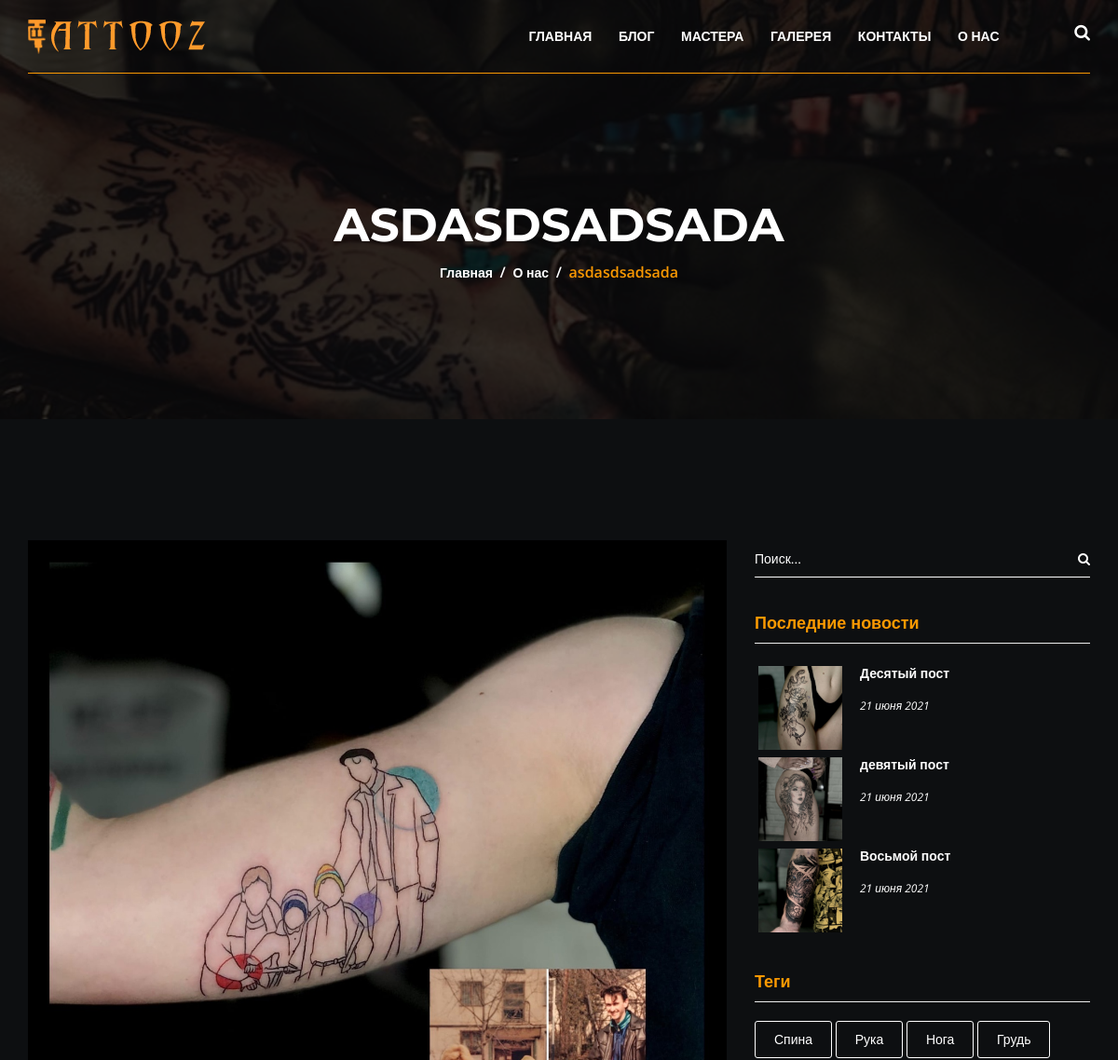
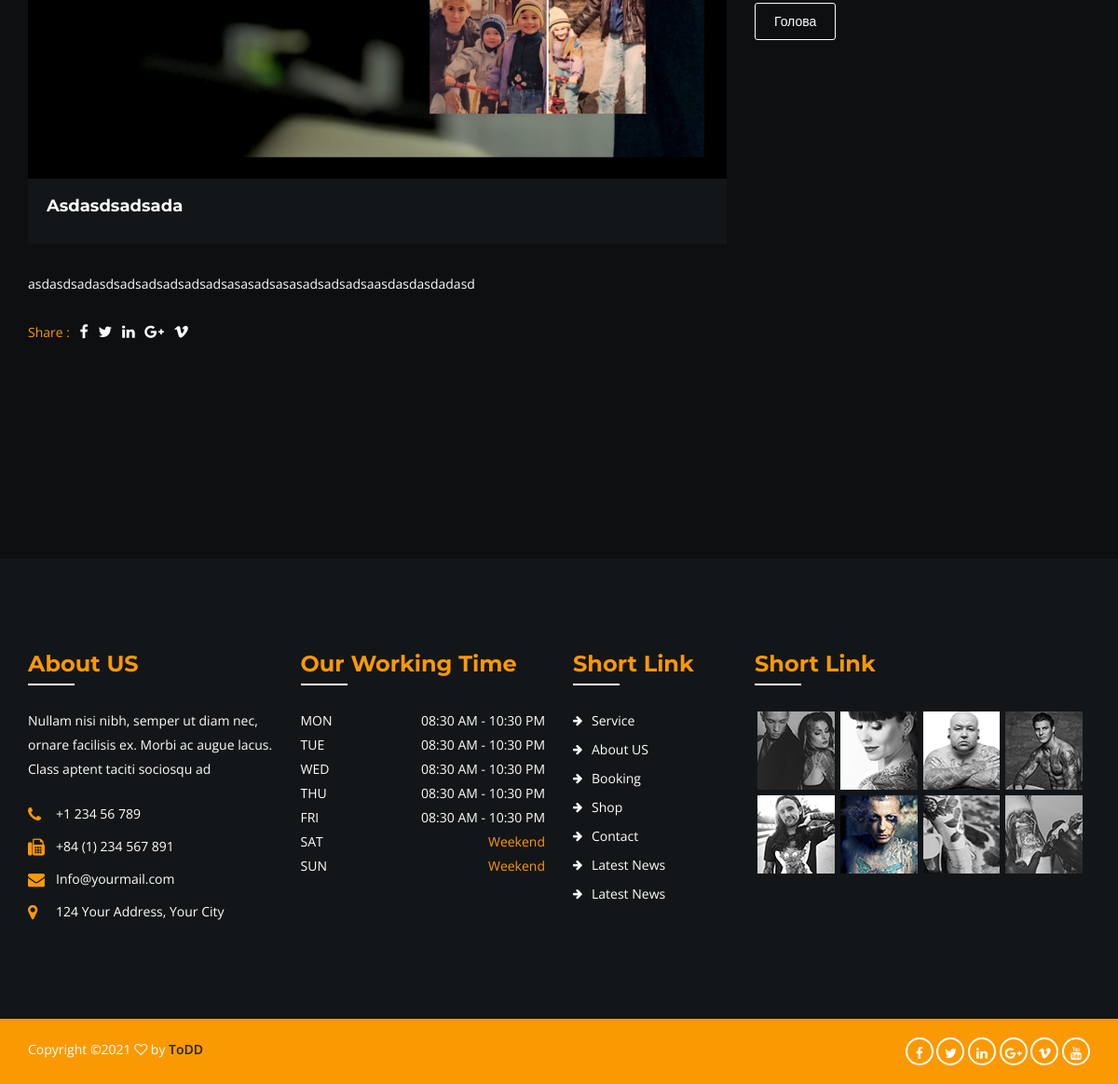
The app's page /article/asdasdsadsada with its own data (2 pictures, top to bottom).
### about/models.py (models this page shows, shortened)
class Article(models.Model):
    title = models.CharField('Название', max_length=250)
    slug = models.SlugField('URL', max_length=255, unique=True)
    content = models.TextField('Контент', max_length=800)
    image = models.ImageField('Изображение', upload_to='about/')
    class Meta:
        verbose_name = "Статья"
        verbose_name_plural = "Статьи"
        ordering = ["-title"]

### blog/models.py (models this page shows, shortened)
class Post(models.Model):
    image = models.ImageField("Изображение", upload_to='posts/')
    title = models.CharField('Название', max_length=255)
    slug = models.SlugField('Url', max_length=255, unique=True,
                            help_text='Генерируется автоматически!')
    author = models.ForeignKey(Master, on_delete=models.CASCADE,
                               verbose_name='Автор')
    content = models.TextField('Контент')
    tags = models.ManyToManyField('Tag', related_name='post_tags',
                                  verbose_name='Теги')
    created_at = models.DateTimeField('Дата публикации', auto_now_add=True)
    def get_absolute_url(self):
        return reverse('post_detail', kwargs={'slug': self.slug})
    class Meta:
        verbose_name = "Пост"
        verbose_name_plural = "Посты"
        ordering = ["-created_at"]

class Tag(models.Model):
    title = models.CharField('Тег', max_length=50)
    slug = models.SlugField('Url', max_length=50, unique=True)
    def get_absolute_url(self):
        return reverse('tag_detail', kwargs={'slug': self.slug})
    class Meta:
        verbose_name = 'Тег'
        verbose_name_plural = 'Теги'
        ordering = ['-title']

### about/views.py (the view)
# urls.py: path('article/<str:slug>', views.ArticlesDetail.as_view(), name='article_detail'),
class ArticlesDetail(DetailView, BaseView):
    queryset = Article.objects.all()
    context_object_name = 'article'
    template_name = 'about/about_detail.html'

### blog/templatetags/sidebar.py (called while the page is built)
@register.inclusion_tag('include/last_news.html')
def get_last_news(cnt=3):
    posts = Post.objects.all()[:cnt]
    return {'posts': posts}

@register.inclusion_tag('include/tags.html')
def get_tags():
    tags = Tag.objects.all()
    return {'tags': tags}

### services/views_exceptions.py (called while the page is built)
    def dispatch(self, request, *args, **kwargs):
        try:
            response = super().dispatch(request, *args, **kwargs)
        except Exception as e:
            send_message(settings.DEV_TG_ID, e.__str__())
            return self._response({'errorMessage': e}, status=400)
        if isinstance(response, (dict, list)):
            return self._response(response)
        else:
            return response

### templates/about/about_detail.html (shortened to what this page needs)
{% extends 'base.html' %}
{% block content %}
<div class="breadcumb-area bg-img-5 black-opacity">
    <div class="container">
        <div class="row">
            <div class="col-xs-12">
                <div class="breadcumb-wrap text-center">
                    <h2>{{ article.title|truncatewords_html:5 }}</h2>
                    <ul>
                        <li><a href="{% url 'home' %}">Главная</a></li>
                        <li>/</li>
                        <li><a href="{% url 'posts_list' %}">О нас</a></li>
                        <li>/</li>
                        <li class="active">{{ article.title|truncatewords_html:5 }}</li>
                    </ul>
                </div>
            </div>
        </div>
    </div>
</div>
<div class="blog-details-area bg-1">
    <div class="container">
        <div class="row">
            <div class="col-md-8 col-xs-12">
                <div class="row">
                    <div class="col-xs-12">
                        <div class="blog-wrap">
                            <div class="blog-img">
                                <img src="{{ article.image.url }}" alt="">
                            </div>
                            <div class="blog-content">
                                <h3>{{ article.title }}</h3>
                            </div>
                        </div>
                        <div class="blog-details-wrap">
                            <p>{{ article.content|safe }}</p>
                            <div class="socila-link">
                                <ul>
                                    <li>Share :</li>
                                    <li><a href="#"><i class="fa fa-facebook"></i></a></li>
                                    <li><a href="#"><i class="fa fa-twitter"></i></a></li>
                                    <li><a href="#"><i class="fa fa-linkedin"></i></a></li>
                                    <li><a href="#"><i class="fa fa-google-plus"></i></a></li>
                                    <li><a href="#"><i class="fa fa-vimeo"></i></a></li>
                                </ul>
                            </div>
                        </div>
                    </div>
                </div>
            </div>
            <div class="col-md-4 col-xs-12 col-sm-6">
                {% include 'include/sidebar.html' %}
            </div>
        </div>
    </div>
</div>
{% endblock content %}

### templates/include/last_news.html
{% load cache %}
{% cache 600 last_post %}
{% for post in posts %}
    <ul>
        <li>
            <div class="post-img">
                <img src="{{ post.image.url }}" alt="" style="padding: 4%; width: 98px">
            </div>
            <div class="post-content">
                <a href="{{ post.get_absolute_url }}">{{ post.title }}</a>
                <p>{{ post.created_at|date:"j E Y" }}</p>
            </div>
        </li>
    </ul>
{% endfor %}
{% endcache %}

### templates/include/tags.html
<ul>
    {% for tag in tags %}
    <li><a href="{{ tag.get_absolute_url }}">{{ tag.title }}</a></li>
    {% endfor %}
</ul>

### static/css/styles.css (style rules this page uses)
* { margin:0; padding:0; }
body { color:#fff; font-family: 'Open Sans', sans-serif; line-height:26px; background:#fff; font-weight: 400; }
img { max-width:100%; height:auto }
p { margin:0px; color: #fff; }
h1, h2, h3, h4, h5, h6 { color: #fb9902; margin-bottom: 10px; margin-top: 0px; font-family: 'Montserrat', sans-serif; }
a { -webkit-transition:all 0.3s ease 0s; transition: all 0.3s ease 0s; -webkit-transition:all .3s; -moz-transition:all .3s; text-decoration:none; color:#fff; font-size:14px; }
ul { list-style: outside none none; margin: 0; padding: 0; }
:before,:after { -webkit-transition: all .3s; transition: all .3s; }
.bg-1 { background:#0d0f11; }
.bg-img-5 { background: url(../images/bg/6.jpg)no-repeat center center / cover }
.black-opacity { position: relative; z-index: 9; }
.black-opacity:before { position: absolute; left: 0; top: 0; width: 100%; height: 100%; background: #000; content: ""; z-index: -9; opacity: .8; -ms-filter:"progid:DXImageTransform.Microsoft.Alpha(Opacity=80)"; }
.blog-wrap { margin-bottom: 30px; background: #131619; }
.blog-img img { width: 100%; }
.blog-content { overflow: hidden; padding: 10px 20px 30px; }
.blog-content h3 { font-size: 17px; font-weight: 700; margin-bottom: 20px; text-transform: capitalize; }
.breadcumb-area { height: 450px; display: -webkit-box; display: -ms-flexbox; display: flex; -webkit-box-orient: vertical; -webkit-box-direction: normal; -ms-flex-direction: column; flex-direction: column; -webkit-box-pack: center; -ms-flex-pack: center; justify-content: center; }
.breadcumb-wrap { padding-top: 70px; }
.breadcumb-wrap h2 { font-size: 50px; color: #fff; font-weight: 700; text-transform: uppercase; }
.breadcumb-wrap ul li { display: inline-block; margin: 0px 2px; font-size: 16px; font-weight: 600; }
.breadcumb-wrap ul li.active { color: #fb9902; }
.recent-post ul li { overflow: hidden; margin-bottom: 20px; }
.recent-post ul li:last-child { margin-bottom: 0px; }
.post-img { float: left; margin-right: 15px; }
.post-content { overflow: hidden; }
.post-content a { display: block; font-weight: 600; line-height: 24px; margin-bottom: 10px; }
.post-content p { font-size: 12px; font-style: italic; }
.tag-wrap ul li { display: inline-block; margin-bottom: 5px; }
.tag-wrap ul li a { display: block; padding: 6px 20px; border:1px solid #fff; font-weight: 500; border-radius: 3px; }
.blog-details-area { padding: 130px 0px; }
.blog-details-area .blog-content h3 { color: #fff; font-size: 18px; color: #fff; margin-bottom: 0px; }
.blog-details-wrap p { margin-bottom: 25px; }
.socila-link { margin-bottom: 100px; }
.socila-link ul li { display: inline-block; color: #fb9902; }
.socila-link ul li a { font-size: 16px; margin-left: 7px; }

### records on screen
Article: title "ASDASDSADSADA", title "asdasdsadsada", image (picture), title "Asdasdsadsada", content "asdasdsadasdsadsadsadsadsadsasasadsasasadsadsadsaasdasdasdadasd"
Post: image (picture), title "Десятый пост", created_at "21 июня 2021"
Post: image (picture), title "девятый пост", created_at "21 июня 2021"
Post: image (picture), title "Восьмой пост", created_at "21 июня 2021"
Tag: title "Спина"
Tag: title "Рука"
Tag: title "Нога"
Tag: title "Грудь"
Tag: title "Голова"
